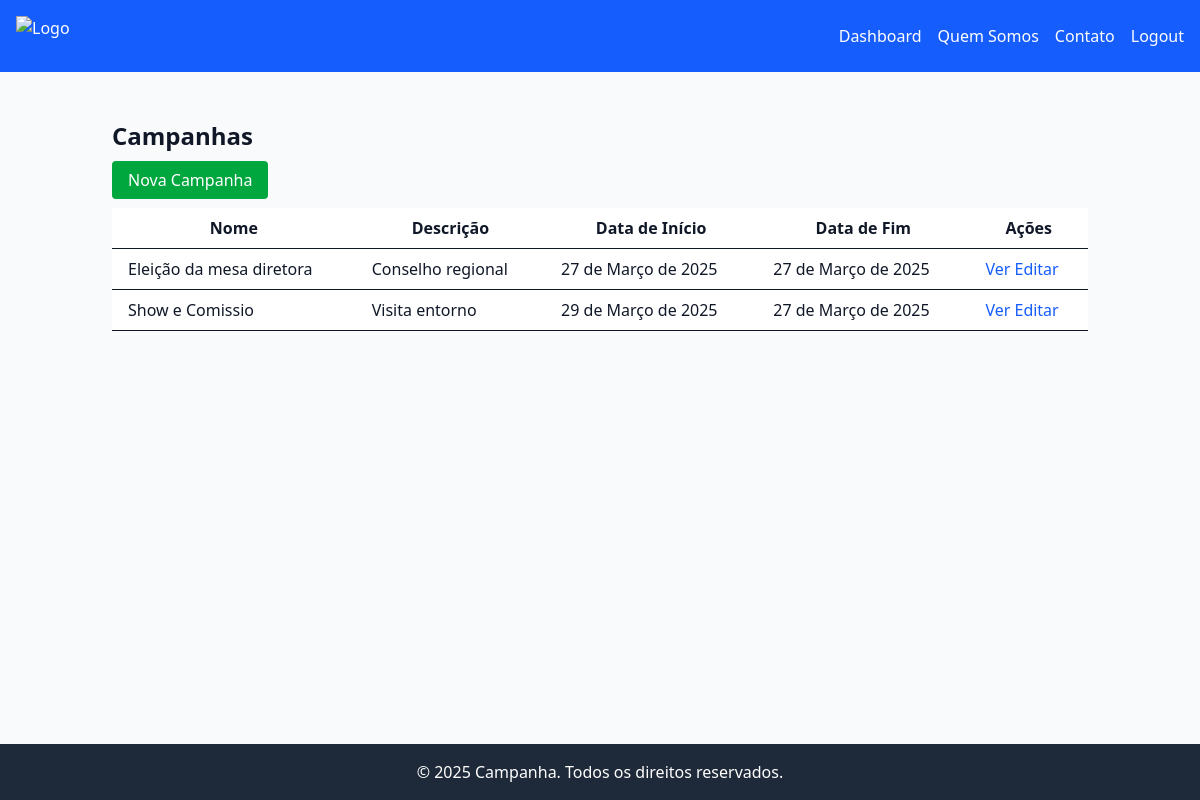
Screenshot of /campanhas/ (signed in) with the database file from the repository.
### campanha/models.py (models this page shows, shortened)
class Campanha(models.Model):
    nome = models.CharField(max_length=255)
    descricao = models.TextField()
    data_inicio = models.DateField()
    data_fim = models.DateField()

### campanha/views.py (the view)
# urls.py: path('campanhas/', views.list_campanhas, name='campanha_list'),
def list_campanhas(request):
    campanhas = Campanha.objects.all()
    return render(request, 'campanha/campanha_list.html', {'campanhas': campanhas})

### campanha/templates/campanha/campanha_list.html (shortened to what this page needs)
{% extends 'base1.html' %}
{% block content %}
<div class="container mx-auto p-6">
    <h1 class="text-2xl font-bold mb-4">Campanhas</h1>
    <a href="{% url 'campanha:campanha_create' %}" class="bg-green-600 text-white px-4 py-2 rounded">Nova Campanha</a>
    <table class="min-w-full mt-4 bg-white">
        <thead>
            <tr>
                <th class="py-2 px-4 border-b">Nome</th>
                <th class="py-2 px-4 border-b">Descrição</th>
                <th class="py-2 px-4 border-b">Data de Início</th>
                <th class="py-2 px-4 border-b">Data de Fim</th>
                <th class="py-2 px-4 border-b">Ações</th>
            </tr>
        </thead>
        <tbody>
            {% for campanha in campanhas %}
            <tr class="hover:bg-gray-100">
                <td class="py-2 px-4 border-b">{{ campanha.nome }}</td>
                <td class="py-2 px-4 border-b">{{ campanha.descricao }}</td>
                <td class="py-2 px-4 border-b">{{ campanha.data_inicio }}</td>
                <td class="py-2 px-4 border-b">{{ campanha.data_fim }}</td>
                <td class="py-2 px-4 border-b">
                    <a href="{% url 'campanha:campanha_detail' campanha.pk %}" class="text-blue-600 hover:underline">Ver</a>
                    <a href="{% url 'campanha:campanha_edit' campanha.pk %}" class="text-blue-600 hover:underline">Editar</a>
                </td>
            </tr>
            {% empty %}
            <tr>
                <td colspan="5" class="py-2 px-4 text-center">Nenhuma campanha encontrada.</td>
            </tr>
            {% endfor %}
        </tbody>
    </table>
</div>
{% endblock %}

### campanha/templates/base1.html (style rules this page uses)
html, body { height: 100%; margin: 0; }
body { display: flex; flex-direction: column; }

### rows the page displays
Campanha: nome "Eleição da mesa diretora", descricao "Conselho regional", data_inicio "27 de Março de 2025", data_fim "27 de Março de 2025"
Campanha: nome "Show e Comissio", descricao "Visita entorno", data_inicio "29 de Março de 2025", data_fim "27 de Março de 2025"
